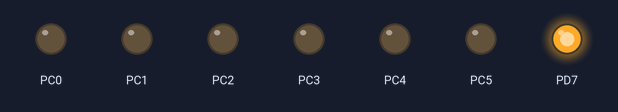
The program below on a simulated ATmega328P, built with avr-gcc and emulated at 16 MHz. Shown: output pins drawn as LEDs (lit = HIGH).

Above: at 0.5 s.
At 2.5 s:
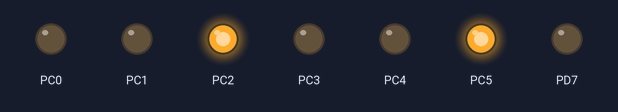
At 3.5 s:
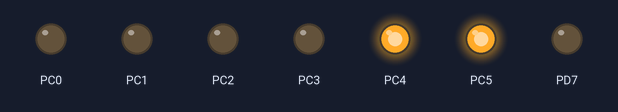
At 5.5 s:
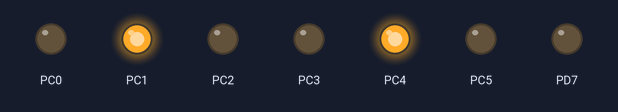
At 8.5 s:
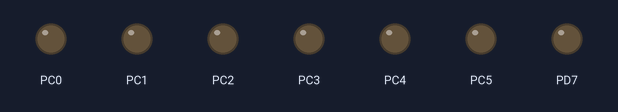
At 11.5 s:
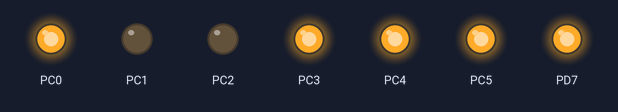
Timing chart, 0 to 13.0 s (numbered marks = the images above):
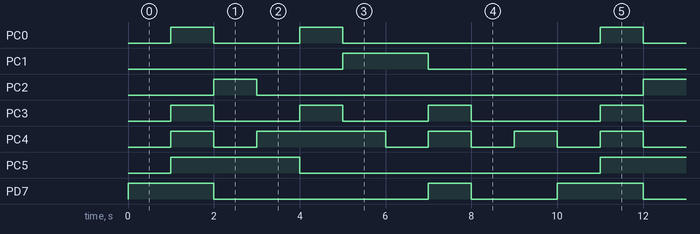

The program:

main.c
```c
/*
 * main.c
 *
 *  Created on: 20 feb. 2018
 *      Author: jande_000
 */

#include <avr/io.h>
#include <util/delay.h>


void digitalNumber(uint8_t number){

    //Switch om elk cijfer van 0 t/m 9 te kunnen maken
  switch(number){
    case 0:
      PORTC = (0 << 0);
      PORTD ^= (1 << 7);
      break;
    case 1:
      PORTC = ~0b00000110;
      PORTD |= (1 << 7);
      break;
    case 2:
      PORTC = (111001 << 2);
      PORTD &= ~(1 << 7);
      break;
    case 3:
      PORTC = (1111 << 4);
      PORTD &= ~(1 << 7);
      break;
    case 4:
      PORTC = ~(1011 << 1);
      PORTD &= ~(1 << 7);
      break;
    case 5:
      PORTC = ~(101101 << 0);
      PORTD &= ~(1 << 7);
      break;
    case 6:
      PORTC = ~(111101 << 0);
      PORTD &= ~(1 << 7);
      break;
    case 7:
      PORTC = (11 << 3);
      PORTD ^= (1 << 7);
      break;
    case 8:
      PORTC = (0 << 0);
      PORTD &= ~(1 << 7);
      break;
    case 9:
      PORTC = (1 << 4);
      PORTD &= ~(1 << 7);
      break;
  }
}

int main(void){
  //setup
  DDRC = 0b00111111; //output voor buitenstrepen
  DDRD = 0b10000000; //output voor middenstreep

  digitalNumber(8); //Zet eerst alle pinnen omhoog

  while(1){
    //programma
      for(uint8_t i=0;i<10;i++) //For loop van 0 tot 9
      {
       digitalNumber(i); //Tel van 0 tot 9 en begin opnieuw
       _delay_ms(1000);
      }
  }
  return 0;
}
```

Measured:
- by itself, PC0: repeats every 10.0 s: LOW 2.0 s, HIGH 1.0 s, LOW 6.0 s, HIGH 1.0 s
- by itself, PC1: alternates HIGH for 2.0 s and LOW for 8.0 s
- by itself, PC2: alternates HIGH for 1.0 s and LOW for 9.0 s
- by itself, PC3: repeats every 10.0 s: 2 × (LOW 2.0 s, HIGH 1.0 s), LOW 3.0 s, HIGH 1.0 s
- by itself, PC4: repeats every 10.0 s: LOW 1.0 s, HIGH 3.0 s, 3 × (LOW 1.0 s, HIGH 1.0 s)
- by itself, PC5: alternates HIGH for 3.0 s and LOW for 7.0 s
- by itself, PD7: repeats every 10.0 s: LOW 5.0 s, HIGH 1.0 s, LOW 2.0 s, HIGH 2.0 s
